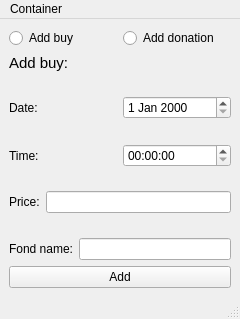
<?xml version="1.0" encoding="UTF-8"?>
<ui version="4.0">
 <class>MainWindow</class>
 <widget class="QMainWindow" name="MainWindow">
  <property name="geometry">
   <rect>
    <x>0</x>
    <y>0</y>
    <width>240</width>
    <height>319</height>
   </rect>
  </property>
  <property name="windowTitle">
   <string>MainWindow</string>
  </property>
  <widget class="QWidget" name="centralwidget">
   <layout class="QVBoxLayout" name="verticalLayout_2">
    <item>
     <layout class="QVBoxLayout" name="verticalLayout">
      <item>
       <layout class="QHBoxLayout" name="horizontalLayout_5">
        <item>
         <widget class="QRadioButton" name="radioButton">
          <property name="text">
           <string>Add buy</string>
          </property>
         </widget>
        </item>
        <item>
         <widget class="QRadioButton" name="radioButton_2">
          <property name="text">
           <string>Add donation</string>
          </property>
         </widget>
        </item>
       </layout>
      </item>
      <item>
       <widget class="QLabel" name="label">
        <property name="font">
         <font>
          <pointsize>11</pointsize>
         </font>
        </property>
        <property name="text">
         <string>Add buy: </string>
        </property>
       </widget>
      </item>
      <item>
       <spacer name="verticalSpacer_5">
        <property name="orientation">
         <enum>Qt::Vertical</enum>
        </property>
        <property name="sizeHint" stdset="0">
         <size>
          <width>20</width>
          <height>40</height>
         </size>
        </property>
       </spacer>
      </item>
      <item>
       <layout class="QHBoxLayout" name="horizontalLayout_4">
        <item>
         <widget class="QLabel" name="label_2">
          <property name="text">
           <string>Date:</string>
          </property>
         </widget>
        </item>
        <item>
         <widget class="QDateEdit" name="dateEdit"/>
        </item>
       </layout>
      </item>
      <item>
       <spacer name="verticalSpacer_4">
        <property name="orientation">
         <enum>Qt::Vertical</enum>
        </property>
        <property name="sizeHint" stdset="0">
         <size>
          <width>20</width>
          <height>40</height>
         </size>
        </property>
       </spacer>
      </item>
      <item>
       <layout class="QHBoxLayout" name="horizontalLayout_3">
        <item>
         <widget class="QLabel" name="label_3">
          <property name="text">
           <string>Time:</string>
          </property>
         </widget>
        </item>
        <item>
         <widget class="QTimeEdit" name="timeEdit"/>
        </item>
       </layout>
      </item>
      <item>
       <spacer name="verticalSpacer_3">
        <property name="orientation">
         <enum>Qt::Vertical</enum>
        </property>
        <property name="sizeHint" stdset="0">
         <size>
          <width>20</width>
          <height>40</height>
         </size>
        </property>
       </spacer>
      </item>
      <item>
       <layout class="QHBoxLayout" name="horizontalLayout_2">
        <item>
         <widget class="QLabel" name="label_4">
          <property name="text">
           <string>Price:</string>
          </property>
         </widget>
        </item>
        <item>
         <widget class="QLineEdit" name="lineEdit"/>
        </item>
       </layout>
      </item>
      <item>
       <spacer name="verticalSpacer_2">
        <property name="orientation">
         <enum>Qt::Vertical</enum>
        </property>
        <property name="sizeHint" stdset="0">
         <size>
          <width>20</width>
          <height>40</height>
         </size>
        </property>
       </spacer>
      </item>
      <item>
       <layout class="QHBoxLayout" name="horizontalLayout">
        <item>
         <widget class="QLabel" name="label_5">
          <property name="text">
           <string>Fond name:</string>
          </property>
         </widget>
        </item>
        <item>
         <widget class="QLineEdit" name="lineEdit_2"/>
        </item>
       </layout>
      </item>
      <item>
       <spacer name="verticalSpacer">
        <property name="orientation">
         <enum>Qt::Vertical</enum>
        </property>
        <property name="sizeHint" stdset="0">
         <size>
          <width>20</width>
          <height>5</height>
         </size>
        </property>
       </spacer>
      </item>
      <item>
       <widget class="QPushButton" name="pushButton">
        <property name="text">
         <string>Add</string>
        </property>
       </widget>
      </item>
     </layout>
    </item>
   </layout>
  </widget>
  <widget class="QMenuBar" name="menubar">
   <property name="geometry">
    <rect>
     <x>0</x>
     <y>0</y>
     <width>240</width>
     <height>25</height>
    </rect>
   </property>
   <widget class="QMenu" name="menuContainer">
    <property name="title">
     <string>Container</string>
    </property>
    <addaction name="actionShow"/>
    <addaction name="actionSize"/>
    <addaction name="actionEmptiness"/>
    <addaction name="actionDelete_first"/>
    <addaction name="actionSave_as"/>
    <addaction name="actionLoad"/>
    <addaction name="separator"/>
    <addaction name="actionCount_money"/>
   </widget>
   <addaction name="menuContainer"/>
  </widget>
  <widget class="QStatusBar" name="statusbar"/>
  <action name="actionShow">
   <property name="text">
    <string>Show</string>
   </property>
  </action>
  <action name="actionSize">
   <property name="text">
    <string>Size</string>
   </property>
  </action>
  <action name="actionEmptiness">
   <property name="text">
    <string>Emptiness</string>
   </property>
  </action>
  <action name="actionDelete_first">
   <property name="text">
    <string>Delete first</string>
   </property>
  </action>
  <action name="actionSave_as">
   <property name="text">
    <string>Save as..</string>
   </property>
  </action>
  <action name="actionLoad">
   <property name="text">
    <string>Load</string>
   </property>
  </action>
  <action name="actionCount_money">
   <property name="text">
    <string>Count money</string>
   </property>
  </action>
 </widget>
 <resources/>
 <connections/>
</ui>
